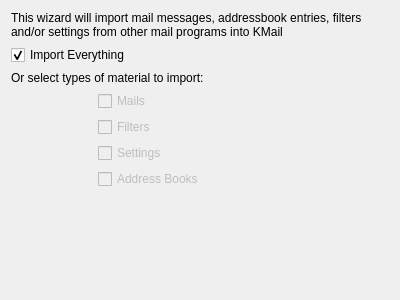
<?xml version="1.0" encoding="UTF-8"?>
<ui version="4.0">
 <class>SelectComponentPage</class>
 <widget class="QWidget" name="SelectComponentPage">
  <property name="geometry">
   <rect>
    <x>0</x>
    <y>0</y>
    <width>400</width>
    <height>300</height>
   </rect>
  </property>
  <layout class="QGridLayout" name="gridLayout">
   <item row="3" column="0">
    <layout class="QHBoxLayout" name="horizontalLayout">
     <item>
      <spacer name="horizontalSpacer">
       <property name="orientation">
        <enum>Qt::Horizontal</enum>
       </property>
       <property name="sizeHint" stdset="0">
        <size>
         <width>40</width>
         <height>20</height>
        </size>
       </property>
      </spacer>
     </item>
     <item>
      <layout class="QVBoxLayout" name="verticalLayout">
       <item>
        <widget class="QCheckBox" name="mails">
         <property name="enabled">
          <bool>false</bool>
         </property>
         <property name="text">
          <string>Mails</string>
         </property>
        </widget>
       </item>
       <item>
        <widget class="QCheckBox" name="filters">
         <property name="enabled">
          <bool>false</bool>
         </property>
         <property name="text">
          <string>Filters</string>
         </property>
        </widget>
       </item>
       <item>
        <widget class="QCheckBox" name="settings">
         <property name="enabled">
          <bool>false</bool>
         </property>
         <property name="text">
          <string>Settings</string>
         </property>
        </widget>
       </item>
       <item>
        <widget class="QCheckBox" name="addressbooks">
         <property name="enabled">
          <bool>false</bool>
         </property>
         <property name="text">
          <string>Address Books</string>
         </property>
        </widget>
       </item>
      </layout>
     </item>
    </layout>
   </item>
   <item row="3" column="1">
    <spacer name="horizontalSpacer_2">
     <property name="orientation">
      <enum>Qt::Horizontal</enum>
     </property>
     <property name="sizeHint" stdset="0">
      <size>
       <width>40</width>
       <height>20</height>
      </size>
     </property>
    </spacer>
   </item>
   <item row="4" column="0">
    <spacer name="verticalSpacer">
     <property name="orientation">
      <enum>Qt::Vertical</enum>
     </property>
     <property name="sizeHint" stdset="0">
      <size>
       <width>20</width>
       <height>40</height>
      </size>
     </property>
    </spacer>
   </item>
   <item row="0" column="0" colspan="2">
    <widget class="QLabel" name="label_2">
     <property name="text">
      <string>This wizard will import mail messages, addressbook entries, filters and/or settings from other mail programs into KMail</string>
     </property>
     <property name="wordWrap">
      <bool>true</bool>
     </property>
    </widget>
   </item>
   <item row="2" column="0">
    <widget class="QLabel" name="label">
     <property name="text">
      <string>Or select types of material to import:</string>
     </property>
    </widget>
   </item>
   <item row="1" column="0">
    <widget class="QCheckBox" name="everything">
     <property name="text">
      <string>Import Everything</string>
     </property>
     <property name="checked">
      <bool>true</bool>
     </property>
    </widget>
   </item>
  </layout>
  <zorder>everything</zorder>
  <zorder>label</zorder>
  <zorder>verticalSpacer</zorder>
  <zorder>horizontalSpacer_2</zorder>
  <zorder>label_2</zorder>
 </widget>
 <resources/>
 <connections/>
</ui>
